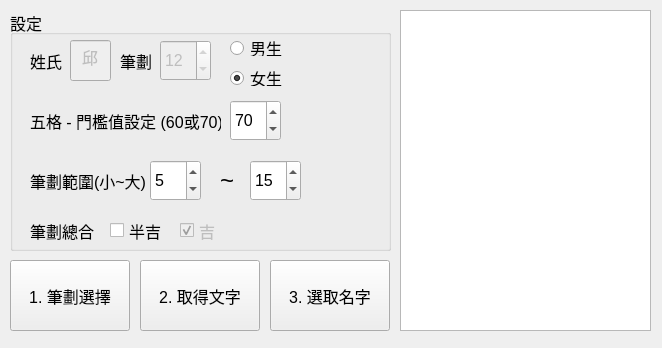
<?xml version="1.0" encoding="UTF-8"?>
<ui version="4.0">
 <class>MainWindow</class>
 <widget class="QMainWindow" name="MainWindow">
  <property name="geometry">
   <rect>
    <x>0</x>
    <y>0</y>
    <width>662</width>
    <height>348</height>
   </rect>
  </property>
  <property name="font">
   <font>
    <pointsize>12</pointsize>
   </font>
  </property>
  <property name="windowTitle">
   <string>MainWindow</string>
  </property>
  <widget class="QWidget" name="centralwidget">
   <widget class="QTextEdit" name="textEdit_Log">
    <property name="geometry">
     <rect>
      <x>400</x>
      <y>10</y>
      <width>251</width>
      <height>321</height>
     </rect>
    </property>
   </widget>
   <widget class="QGroupBox" name="groupBox">
    <property name="geometry">
     <rect>
      <x>10</x>
      <y>10</y>
      <width>381</width>
      <height>241</height>
     </rect>
    </property>
    <property name="title">
     <string>設定</string>
    </property>
    <widget class="QSpinBox" name="spinBox_NameCount_Max">
     <property name="geometry">
      <rect>
       <x>240</x>
       <y>150</y>
       <width>51</width>
       <height>41</height>
      </rect>
     </property>
     <property name="font">
      <font>
       <pointsize>12</pointsize>
      </font>
     </property>
     <property name="minimum">
      <number>1</number>
     </property>
     <property name="maximum">
      <number>30</number>
     </property>
     <property name="value">
      <number>15</number>
     </property>
    </widget>
    <widget class="QCheckBox" name="checkBox_HalfLuck">
     <property name="geometry">
      <rect>
       <x>100</x>
       <y>200</y>
       <width>61</width>
       <height>41</height>
      </rect>
     </property>
     <property name="text">
      <string>半吉</string>
     </property>
     <property name="checked">
      <bool>false</bool>
     </property>
    </widget>
    <widget class="QLabel" name="label_9">
     <property name="geometry">
      <rect>
       <x>210</x>
       <y>150</y>
       <width>21</width>
       <height>41</height>
      </rect>
     </property>
     <property name="font">
      <font>
       <pointsize>18</pointsize>
      </font>
     </property>
     <property name="text">
      <string>~</string>
     </property>
    </widget>
    <widget class="QSpinBox" name="spinBox_NameCount_Min">
     <property name="geometry">
      <rect>
       <x>140</x>
       <y>150</y>
       <width>51</width>
       <height>41</height>
      </rect>
     </property>
     <property name="font">
      <font>
       <pointsize>12</pointsize>
      </font>
     </property>
     <property name="minimum">
      <number>1</number>
     </property>
     <property name="maximum">
      <number>30</number>
     </property>
     <property name="value">
      <number>5</number>
     </property>
    </widget>
    <widget class="QLabel" name="label_7">
     <property name="geometry">
      <rect>
       <x>110</x>
       <y>30</y>
       <width>41</width>
       <height>41</height>
      </rect>
     </property>
     <property name="font">
      <font>
       <pointsize>12</pointsize>
      </font>
     </property>
     <property name="text">
      <string>筆劃</string>
     </property>
    </widget>
    <widget class="QLabel" name="label_8">
     <property name="geometry">
      <rect>
       <x>20</x>
       <y>150</y>
       <width>121</width>
       <height>41</height>
      </rect>
     </property>
     <property name="font">
      <font>
       <pointsize>12</pointsize>
      </font>
     </property>
     <property name="text">
      <string>筆劃範圍(小~大)</string>
     </property>
    </widget>
    <widget class="QCheckBox" name="checkBox_Luck">
     <property name="enabled">
      <bool>false</bool>
     </property>
     <property name="geometry">
      <rect>
       <x>170</x>
       <y>200</y>
       <width>41</width>
       <height>41</height>
      </rect>
     </property>
     <property name="text">
      <string>吉</string>
     </property>
     <property name="checkable">
      <bool>true</bool>
     </property>
     <property name="checked">
      <bool>true</bool>
     </property>
    </widget>
    <widget class="QSpinBox" name="spinBox_LastNameCount">
     <property name="enabled">
      <bool>false</bool>
     </property>
     <property name="geometry">
      <rect>
       <x>150</x>
       <y>30</y>
       <width>51</width>
       <height>41</height>
      </rect>
     </property>
     <property name="font">
      <font>
       <pointsize>12</pointsize>
      </font>
     </property>
     <property name="value">
      <number>12</number>
     </property>
    </widget>
    <widget class="QLabel" name="label_6">
     <property name="geometry">
      <rect>
       <x>20</x>
       <y>30</y>
       <width>41</width>
       <height>41</height>
      </rect>
     </property>
     <property name="font">
      <font>
       <pointsize>12</pointsize>
      </font>
     </property>
     <property name="text">
      <string>姓氏</string>
     </property>
    </widget>
    <widget class="QLineEdit" name="lineEdit_LastName">
     <property name="enabled">
      <bool>false</bool>
     </property>
     <property name="geometry">
      <rect>
       <x>60</x>
       <y>30</y>
       <width>41</width>
       <height>41</height>
      </rect>
     </property>
     <property name="text">
      <string>邱</string>
     </property>
     <property name="maxLength">
      <number>1</number>
     </property>
     <property name="alignment">
      <set>Qt::AlignCenter</set>
     </property>
    </widget>
    <widget class="QRadioButton" name="radioButton_Gender_Boy">
     <property name="geometry">
      <rect>
       <x>220</x>
       <y>30</y>
       <width>75</width>
       <height>16</height>
      </rect>
     </property>
     <property name="text">
      <string>男生</string>
     </property>
    </widget>
    <widget class="QRadioButton" name="radioButton_Gender_Girl">
     <property name="geometry">
      <rect>
       <x>220</x>
       <y>60</y>
       <width>75</width>
       <height>16</height>
      </rect>
     </property>
     <property name="text">
      <string>女生</string>
     </property>
     <property name="checked">
      <bool>true</bool>
     </property>
    </widget>
    <widget class="QLabel" name="label_10">
     <property name="geometry">
      <rect>
       <x>20</x>
       <y>90</y>
       <width>191</width>
       <height>41</height>
      </rect>
     </property>
     <property name="font">
      <font>
       <pointsize>12</pointsize>
      </font>
     </property>
     <property name="text">
      <string>五格 - 門檻值設定 (60或70)</string>
     </property>
    </widget>
    <widget class="QSpinBox" name="spinBox_FiveLevel_Threshold">
     <property name="geometry">
      <rect>
       <x>220</x>
       <y>90</y>
       <width>51</width>
       <height>41</height>
      </rect>
     </property>
     <property name="font">
      <font>
       <pointsize>12</pointsize>
      </font>
     </property>
     <property name="value">
      <number>70</number>
     </property>
    </widget>
    <widget class="QLabel" name="label_11">
     <property name="geometry">
      <rect>
       <x>20</x>
       <y>200</y>
       <width>81</width>
       <height>41</height>
      </rect>
     </property>
     <property name="font">
      <font>
       <pointsize>12</pointsize>
      </font>
     </property>
     <property name="text">
      <string>筆劃總合</string>
     </property>
    </widget>
   </widget>
   <widget class="QPushButton" name="pushButton_SelectFullName">
    <property name="geometry">
     <rect>
      <x>270</x>
      <y>260</y>
      <width>120</width>
      <height>71</height>
     </rect>
    </property>
    <property name="text">
     <string>3. 選取名字</string>
    </property>
   </widget>
   <widget class="QPushButton" name="pushButton_SelectNameWord">
    <property name="geometry">
     <rect>
      <x>140</x>
      <y>260</y>
      <width>120</width>
      <height>71</height>
     </rect>
    </property>
    <property name="text">
     <string>2. 取得文字</string>
    </property>
   </widget>
   <widget class="QPushButton" name="pushButton_GetNameCount">
    <property name="geometry">
     <rect>
      <x>10</x>
      <y>260</y>
      <width>120</width>
      <height>71</height>
     </rect>
    </property>
    <property name="text">
     <string>1. 筆劃選擇</string>
    </property>
   </widget>
  </widget>
 </widget>
 <resources/>
 <connections/>
</ui>
